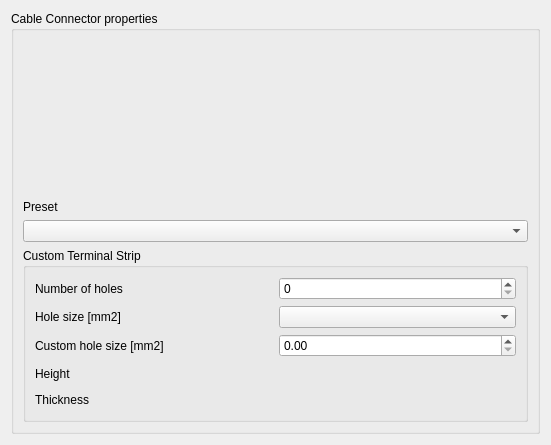
<?xml version="1.0" encoding="UTF-8"?>
<ui version="4.0">
 <class>TaskPanelNewProfile</class>
 <widget class="QDialog" name="TaskPanelNewProfile">
  <property name="geometry">
   <rect>
    <x>0</x>
    <y>0</y>
    <width>551</width>
    <height>445</height>
   </rect>
  </property>
  <property name="windowTitle">
   <string>Cable Connector</string>
  </property>
  <layout class="QVBoxLayout" name="verticalLayout">
   <item>
    <widget class="QGroupBox" name="groupBox">
     <property name="title">
      <string>Cable Connector properties</string>
     </property>
     <layout class="QGridLayout" name="gridLayout">
      <item row="2" column="0">
       <widget class="QComboBox" name="comboPreset"/>
      </item>
      <item row="3" column="0">
       <widget class="QGroupBox" name="customBox">
        <property name="title">
         <string>Custom Terminal Strip</string>
        </property>
        <layout class="QGridLayout" name="gridLayout_2">
         <item row="4" column="0">
          <layout class="QHBoxLayout" name="horizontalLayout_4">
           <item>
            <widget class="QLabel" name="sHeightLabel">
             <property name="text">
              <string>Height</string>
             </property>
            </widget>
           </item>
           <item>
            <widget class="Gui::QuantitySpinBox" name="sHeight" native="true">
             <property name="minimumSize">
              <size>
               <width>0</width>
               <height>0</height>
              </size>
             </property>
             <property name="maximumSize">
              <size>
               <width>100</width>
               <height>16777215</height>
              </size>
             </property>
             <property name="toolTip">
              <string>Thickness of sheet</string>
             </property>
             <property name="decimals" stdset="0">
              <number>1</number>
             </property>
             <property name="minimum" stdset="0">
              <double>0.010000000000000</double>
             </property>
             <property name="maximum" stdset="0">
              <double>99999999.000000000000000</double>
             </property>
             <property name="singleStep" stdset="0">
              <double>0.100000000000000</double>
             </property>
             <property name="rawValue" stdset="0">
              <double>2.000000000000000</double>
             </property>
            </widget>
           </item>
          </layout>
         </item>
         <item row="3" column="0">
          <layout class="QHBoxLayout" name="horizontalLayout_3">
           <item>
            <widget class="QLabel" name="customHoleSizeLabel">
             <property name="text">
              <string>Custom hole size [mm2]</string>
             </property>
            </widget>
           </item>
           <item>
            <widget class="QDoubleSpinBox" name="customHoleSize">
             <property name="enabled">
              <bool>true</bool>
             </property>
             <property name="maximum">
              <double>200.000000000000000</double>
             </property>
             <property name="singleStep">
              <double>0.050000000000000</double>
             </property>
             <property name="stepType">
              <enum>QAbstractSpinBox::DefaultStepType</enum>
             </property>
            </widget>
           </item>
          </layout>
         </item>
         <item row="1" column="0">
          <layout class="QHBoxLayout" name="horizontalLayout_2">
           <item>
            <widget class="QLabel" name="nrOfHolesLabel">
             <property name="text">
              <string>Number of holes</string>
             </property>
            </widget>
           </item>
           <item>
            <widget class="QSpinBox" name="nrOfHoles"/>
           </item>
          </layout>
         </item>
         <item row="2" column="0">
          <layout class="QHBoxLayout" name="horizontalLayout">
           <item>
            <widget class="QLabel" name="comboHoleSizeLabel">
             <property name="text">
              <string>Hole size [mm2]</string>
             </property>
            </widget>
           </item>
           <item>
            <widget class="QComboBox" name="comboHoleSize"/>
           </item>
          </layout>
         </item>
         <item row="5" column="0">
          <layout class="QHBoxLayout" name="horizontalLayout_5">
           <item>
            <widget class="QLabel" name="sThicknessLabel">
             <property name="text">
              <string>Thickness</string>
             </property>
            </widget>
           </item>
           <item>
            <widget class="Gui::QuantitySpinBox" name="sThickness" native="true">
             <property name="minimumSize">
              <size>
               <width>0</width>
               <height>0</height>
              </size>
             </property>
             <property name="maximumSize">
              <size>
               <width>100</width>
               <height>16777215</height>
              </size>
             </property>
             <property name="toolTip">
              <string>Thickness of sheet</string>
             </property>
             <property name="decimals" stdset="0">
              <number>1</number>
             </property>
             <property name="minimum" stdset="0">
              <double>0.010000000000000</double>
             </property>
             <property name="maximum" stdset="0">
              <double>99999999.000000000000000</double>
             </property>
             <property name="singleStep" stdset="0">
              <double>0.100000000000000</double>
             </property>
             <property name="rawValue" stdset="0">
              <double>2.000000000000000</double>
             </property>
            </widget>
           </item>
          </layout>
         </item>
        </layout>
       </widget>
      </item>
      <item row="1" column="0">
       <widget class="QLabel" name="label">
        <property name="sizePolicy">
         <sizepolicy hsizetype="Preferred" vsizetype="Preferred">
          <horstretch>0</horstretch>
          <verstretch>0</verstretch>
         </sizepolicy>
        </property>
        <property name="minimumSize">
         <size>
          <width>0</width>
          <height>30</height>
         </size>
        </property>
        <property name="text">
         <string>Preset</string>
        </property>
        <property name="alignment">
         <set>Qt::AlignBottom|Qt::AlignLeading|Qt::AlignLeft</set>
        </property>
        <property name="margin">
         <number>0</number>
        </property>
       </widget>
      </item>
     </layout>
    </widget>
   </item>
  </layout>
 </widget>
 <customwidgets>
  <customwidget>
   <class>Gui::QuantitySpinBox</class>
   <extends>QWidget</extends>
   <header>Gui/QuantitySpinBox.h</header>
  </customwidget>
 </customwidgets>
 <resources/>
 <connections/>
</ui>
